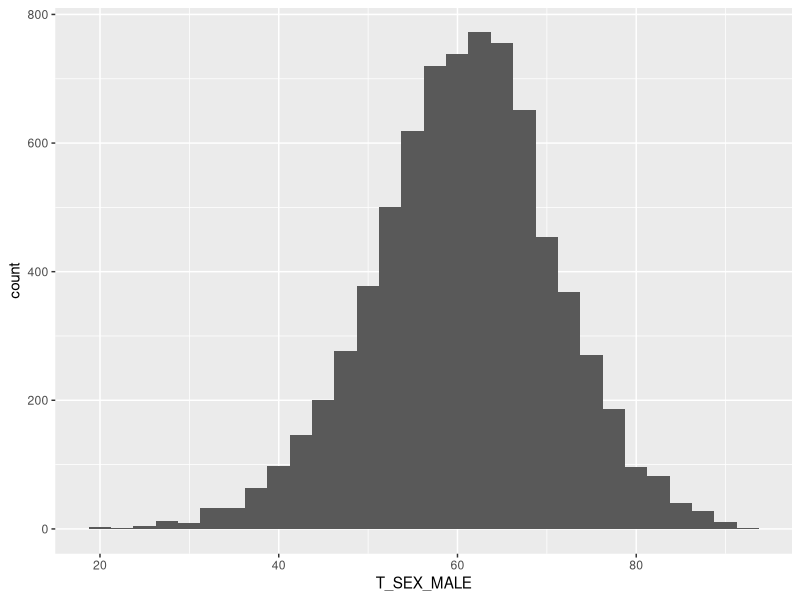

Write R code to recreate this figure.
## ---- chunk 1
install.packages("ggplot2")
library(ggplot2)

PSS <- read.csv("Police_Sentiment_Scores.csv")

ggplot(data = PSS, aes(x=T_SEX_MALE)) + geom_histogram()
